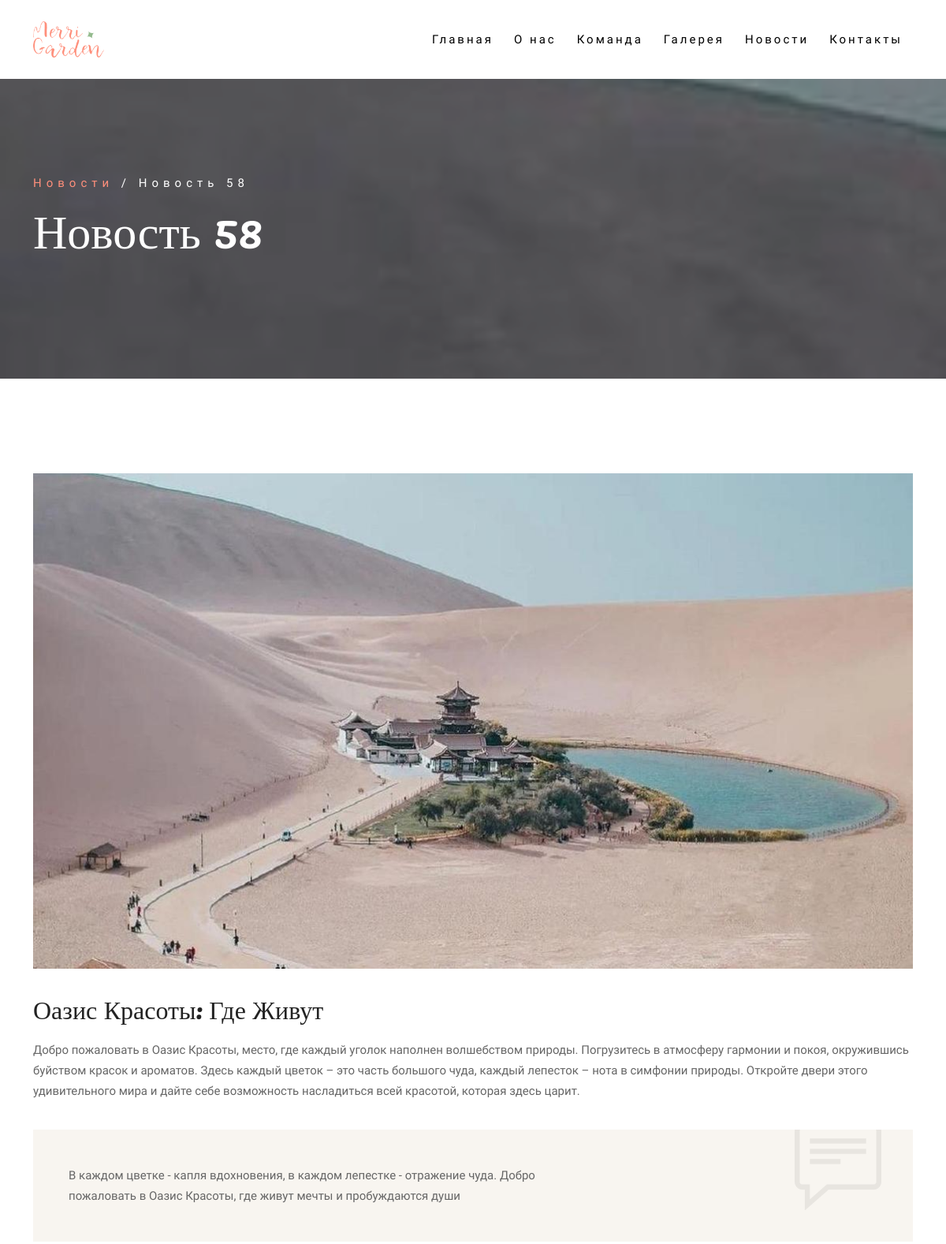
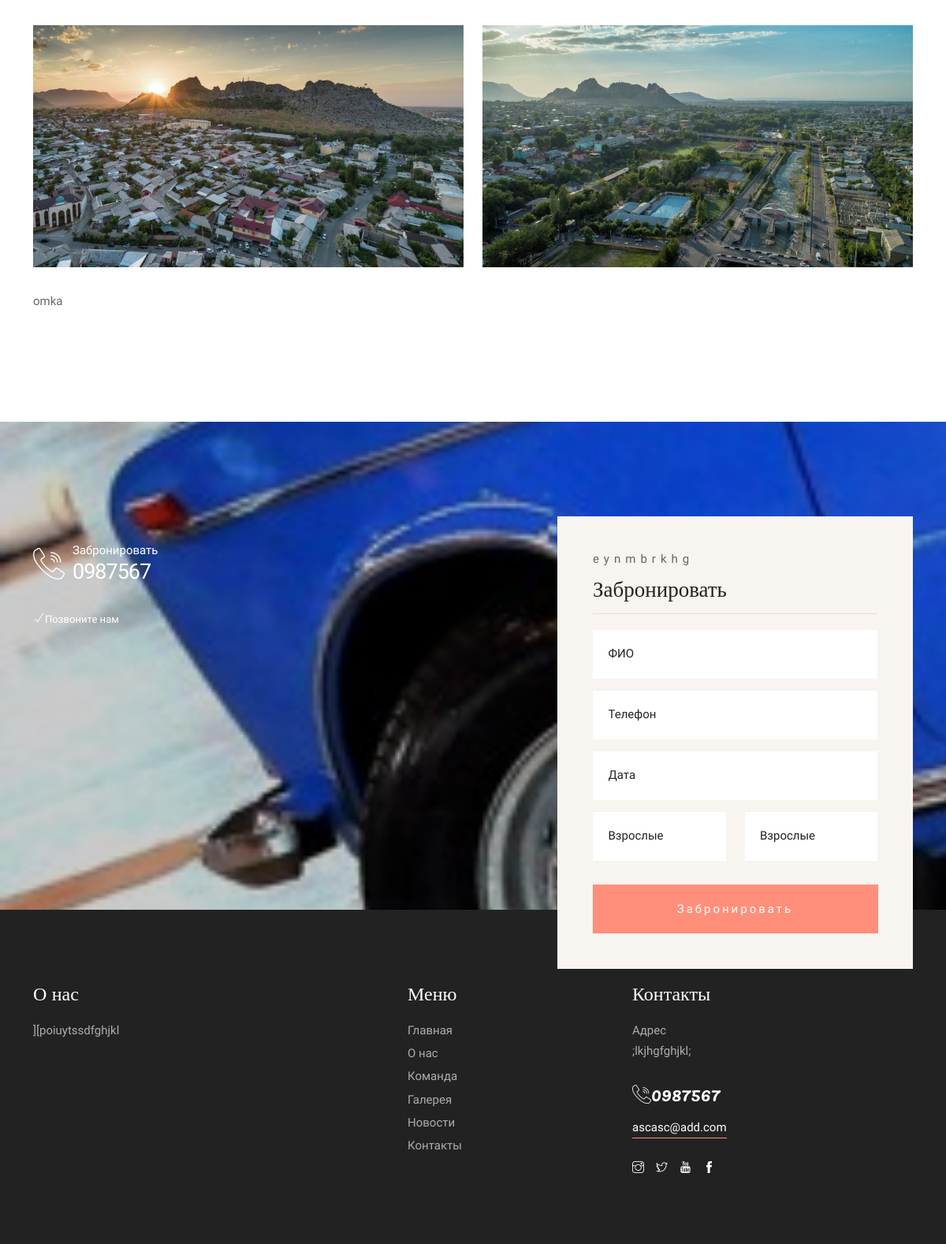
Page /post/ on the committed database (2 pictures, top to bottom).
### apps/base/models.py (models this page shows, shortened)
class Banner(models.Model):
    id =  models.IntegerField(primary_key= True, blank= True, null= False, verbose_name= 'ID')
    banner_title = models.CharField(max_length=25, verbose_name='Название Баннера')
    banner_text = models.TextField(verbose_name='Текст Баннера')
    price = models.IntegerField(verbose_name='Цена')
    background = models.ImageField(upload_to='Баннер', verbose_name='Фон')
    main_image = models.ImageField(upload_to='Главное Фото', verbose_name='Главное Фото')
    quote = models.TextField(verbose_name="Цитаты")
    image_1 = models.ImageField(upload_to='Фото_1', verbose_name='Фото 1')
    image_2 = models.ImageField(upload_to='Фото_2', verbose_name='Фото 2')
    mini_description = models.TextField(verbose_name='Мини-Описание')
    class Meta:
        verbose_name = 'Баннера'
        verbose_name_plural = 'Баннеры'

class Admin(models.Model):
    title = models.CharField(max_length=50, verbose_name='Название')
    phone = models.CharField(max_length=30, verbose_name='Телефонный номер')
    email = models.EmailField(verbose_name='Email')
    location = models.CharField(max_length=255, verbose_name='Локация')
    instagram = models.URLField(verbose_name='Instagram')
    twitter = models.URLField(verbose_name='Twitter')
    youtube = models.URLField(verbose_name='YouTube')
    facebook = models.URLField(verbose_name='Facebook')
    class Meta:
        verbose_name = 'Админ'
        verbose_name_plural = 'Админ'

class Footer(models.Model):
    id =  models.IntegerField(primary_key= True, blank= True, null= False, verbose_name= 'ID')
    image = models.ImageField(upload_to='Нижняя', verbose_name='Фото')
    mini_description = models.TextField(verbose_name='Описание')
    class Meta:
        verbose_name = 'Нижняя Информация'
        verbose_name_plural = 'Нижняя Информации'

### apps/base/views.py (the view, shortened to what this page needs)
# urls.py: path('post/', post, name='post_url'),
def post(request):
    admin = Admin.objects.latest('id')
    footer = Footer.objects.latest('id')
    banner_all = Banner.objects.all()
    return render(request, 'post.html', locals())

### templates/post.html
{% extends 'include/homepage.html' %}
{% load static %}
{% block content %}
{% include 'include/header.html' %}
    {% for banner in banner_all %}
    <div class="banner-header section-padding valign bg-img bg-fixed" data-overlay-dark="4" data-background="{{banner.background.url}}">
        <div class="container">
            <div class="row">
                <div class="col-md-12 text-left caption mt-90">
                    <h5><a href="{% url 'news_url' %}">Новости</a> / Новость {{banner.id}}</h5>
                    <h1>Новость {{banner.id}}</h1>
                </div>
            </div>
        </div>
    </div>
    <section class="section-padding">
        <div class="container">
            <div class="row">
                <div class="col-md-12">
                    <img src="{{banner.main_image.url}}" class="mb-30" alt="">
                    <h2>{{banner.banner_title}}</h2>
                    <p>{{banner.banner_text}}</p>
                    <blockquote>
                        <p>{{banner.quote|truncatewords:50}}</p>
                    </blockquote>
                    <div class="row">
                        <div class="col-md-6">
                            <img src="{{banner.image_1.url}}" class="mb-30" alt="">
                        </div>
                        <div class="col-md-6">
                            <img src="{{banner.image_2.url}}" class="mb-30" alt="">
                        </div>
                    </div>
                    <p>{{banner.mini_description}}</p>
                </div>
            </div>
            {% endfor %}
        </div>
    </section>
    {% include 'include/footer.html' %}
{% endblock %}

### templates/include/footer.html (shortened to what this page needs)
{% load static %}
<section class="testimonials">
    <div class="background bg-img bg-fixed section-padding pb-0" data-background="{{footer.image.url}}"
        data-overlay-dark="2">
        <div class="container">
            <div class="row">
                <div class="col-md-5 mb-30 mt-30">
                    <div class="reservations mb-30">
                        <div class="icon color-1"><span class="flaticon-call"></span></div>
                        <div class="text">
                            <p class="color-1">Забронировать</p> <a class="color-1" href="tel:{{admin.phone}}">{{admin.phone}}</a>
                        </div>
                    </div>
                    <p><i class="ti-check"></i><small>Позвоните нам</small></p>
                </div>
                <div class="col-md-5 offset-md-2">
                    <div class="booking-box">
                        <div class="head-box">
                            <h6>{{admin.title}}</h6>
                            <h4>Забронировать</h4>
                        </div>
                        <div class="booking-inner clearfix">
                            <form method="POST" class="form1 clearfix">
                                <div class="row">
                                    <div class="col-md-12">
                                        <div class="input1_wrapper">
                                            <div class="input1_inner">
                                                <input type="text" name="fullname" class="form-control baseinput"
                                                    placeholder="ФИО">
                                            </div>
                                        </div>
                                    </div>
                                    <div class="col-md-12">
                                        <div class="input1_wrapper">
                                            <div class="input1_inner">
                                                <input type="text" name="phone" class="form-control baseinput"
                                                    placeholder="Телефон">
                                            </div>
                                        </div>
                                    </div>
                                    <div class="col-md-12">
                                        <div class="input1_wrapper">
                                            <div class="input1_inner">
                                                <input type="text" name="date" class="form-control input datepicker"
                                                    placeholder="Дата">
                                            </div>
                                        </div>
                                    </div>
                                    <div class="col-md-6">
                                        <div class="input1_inner">
                                                <input type="text" name="adults_quantity" class="form-control baseinput"
                                                        placeholder="Взрослые">
                                        </div>
                                    </div>
                                    <div class="col-md-6">
                                        <div class="input1_inner">
                                                <input type="text" name="childs_quantity" class="form-control baseinput"
                                                        placeholder="Взрослые">
                                        </div>
                                    </div>
                                    <div class="col-md-12">
                                        <button name="footer_submit" type="submit" class="btn-form1-submit mt-15">Забронировать</button>
                                    </div>
                                </div>
                            </form>
                        </div>
                    </div>
                </div>
            </div>
        </div>
    </div>
</section>
<footer class="footer">
    <div class="footer-top">
        <div class="container">
            <div class="row">
                <div class="col-md-4">
                    <div class="footer-column footer-about">
                        <h3 class="footer-title">О нас</h3>
                        <p class="footer-about-text">{{footer.mini_description}}</p>
                    </div>
                </div>
                <div class="col-md-3 offset-md-1">
                    <div class="footer-column footer-explore clearfix">
                        <h3 class="footer-title">Меню</h3>
                        <ul class="footer-explore-list list-unstyled">
                            <li><a href="{% url 'index_url' %}">Главная</a></li>
                            <li><a href="{% url 'about_us_url' %}">О нас</a></li>
                            <li><a href="{% url 'team_url' %}">Команда</a></li>
                            <li><a href="{% url 'gallery_url' %}">Галерея</a></li>
                            <li><a href="{% url 'news_url' %}">Новости</a></li>
                            <li><a href="{% url 'contact_url' %}">Контакты</a></li>
                        </ul>
                    </div>
                </div>
                <div class="col-md-4">
                    <div class="footer-column footer-contact">
                        <h3 class="footer-title">Контакты</h3>
                        <p class="footer-contact-text">Адрес<br>{{admin.location}}
                        </p>
                        <div class="footer-contact-info">
                            <p class="footer-contact-phone"><span class="flaticon-call"></span>{{admin.phone}}</p>
                            <p class="footer-contact-mail"><a href="mailto:{{admin.email}}">{{admin.email}}</a></p>
                        </div>
                        <div class="footer-about-social-list">
                            <a href="{{admin.instagram}}"><i class="ti-instagram"></i></a>
                            <a href="{{admin.twitter}}"><i class="ti-twitter"></i></a>
                            <a href="{{admin.youtube}}"><i class="ti-youtube"></i></a>
                            <a href="{{admin.facebook}}"><i class="ti-facebook"></i></a>
                        </div>
                    </div>
                </div>
            </div>
        </div>
    </div>
</footer>

### rows in the picture
Banner: id "58", main_image (picture), banner_title "Оазис Красоты: Где Живут", banner_text "Добро пожаловать в Оазис Красоты, место, где каждый уголок наполнен волшебством природы. Погрузитесь в атмосферу гармонии и покоя, окружившись буйством красок и ароматов. Здесь каждый цветок – это часть большого чуда, каждый лепесток – нота в симфонии природы. Откройте двери этого удивительного мира и дайте себе возможность насладиться всей красотой, которая здесь царит.", quote "В каждом цветке - капля вдохновения, в каждом лепестке - отражение чуда. Добро пожаловать в Оазис Красоты, где живут мечты и пробуждаются души", image_1 (picture), image_2 (picture), mini_description "omka"
Admin: phone "0987567", title "eynmbrkhg", location ";lkjhgfghjkl;", email "ascasc@add.com"
Footer: mini_description "][poiuytssdfghjkl"
